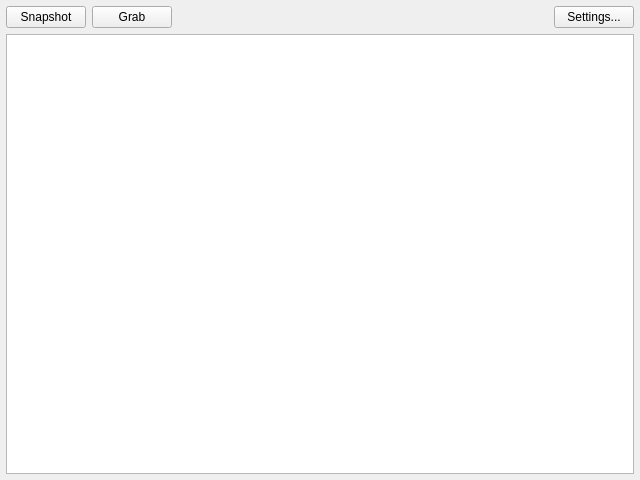
<?xml version="1.0" encoding="UTF-8"?>
<ui version="4.0">
 <class>CameraPreviewer</class>
 <widget class="QWidget" name="CameraPreviewer">
  <property name="geometry">
   <rect>
    <x>0</x>
    <y>0</y>
    <width>640</width>
    <height>480</height>
   </rect>
  </property>
  <property name="windowTitle">
   <string>Preview</string>
  </property>
  <layout class="QGridLayout" name="gridLayout">
   <property name="leftMargin">
    <number>6</number>
   </property>
   <property name="topMargin">
    <number>6</number>
   </property>
   <property name="rightMargin">
    <number>6</number>
   </property>
   <property name="bottomMargin">
    <number>6</number>
   </property>
   <item row="1" column="0">
    <widget class="Z3D::ZImageViewer" name="imageView"/>
   </item>
   <item row="0" column="0">
    <layout class="QHBoxLayout" name="horizontalLayout">
     <property name="leftMargin">
      <number>0</number>
     </property>
     <property name="topMargin">
      <number>0</number>
     </property>
     <property name="rightMargin">
      <number>0</number>
     </property>
     <item>
      <widget class="QPushButton" name="snapshotButton">
       <property name="text">
        <string>Snapshot</string>
       </property>
      </widget>
     </item>
     <item>
      <widget class="QPushButton" name="playButton">
       <property name="text">
        <string>Grab</string>
       </property>
       <property name="checkable">
        <bool>true</bool>
       </property>
      </widget>
     </item>
     <item>
      <spacer name="horizontalSpacer">
       <property name="orientation">
        <enum>Qt::Horizontal</enum>
       </property>
       <property name="sizeHint" stdset="0">
        <size>
         <width>40</width>
         <height>20</height>
        </size>
       </property>
      </spacer>
     </item>
     <item>
      <widget class="QPushButton" name="settingsButton">
       <property name="text">
        <string>Settings...</string>
       </property>
      </widget>
     </item>
    </layout>
   </item>
  </layout>
 </widget>
 <customwidgets>
  <customwidget>
   <class>Z3D::ZImageViewer</class>
   <extends>QGraphicsView</extends>
   <header>zimageviewer.h</header>
  </customwidget>
 </customwidgets>
 <resources/>
 <connections/>
</ui>
